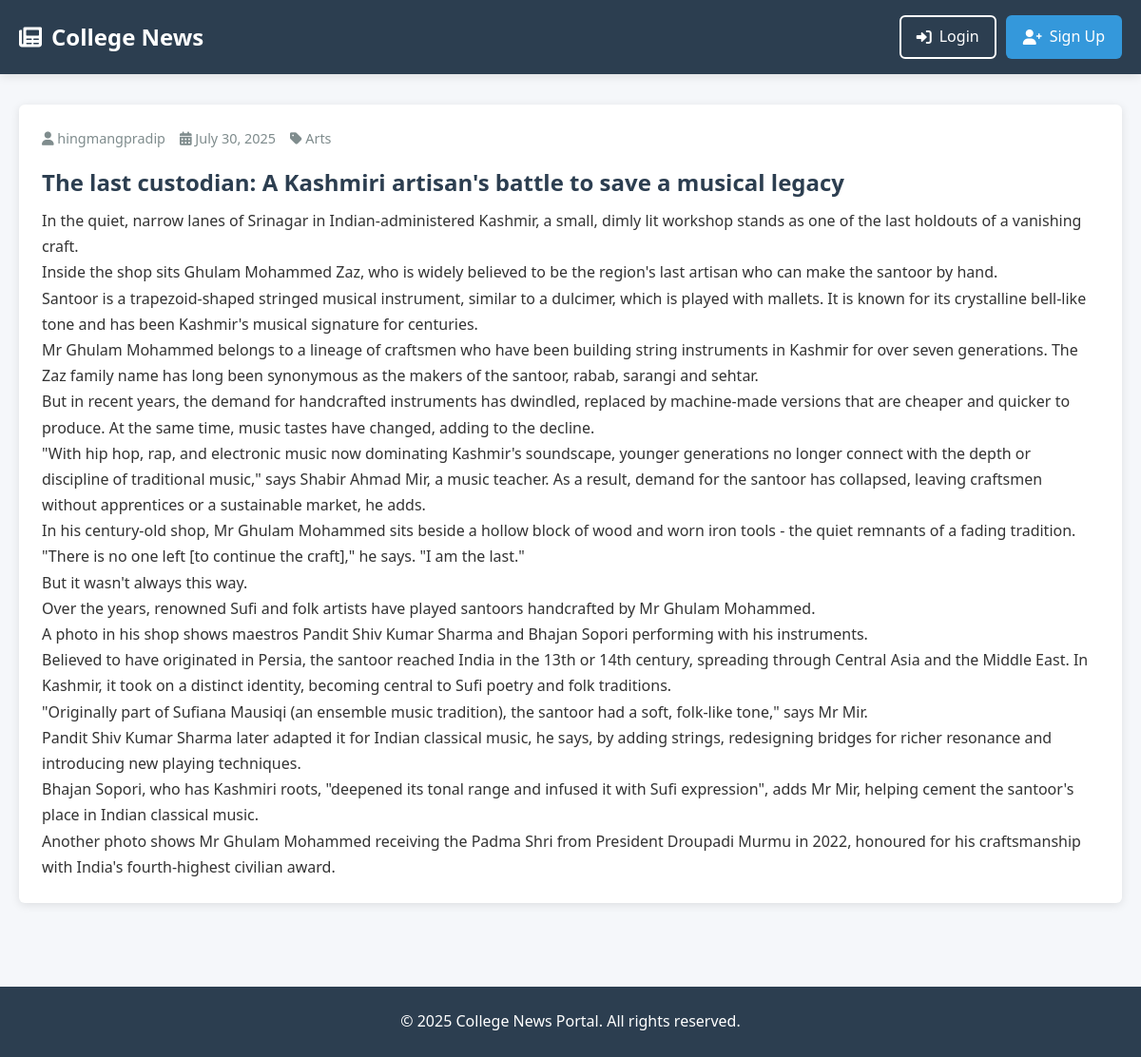
/article/28/, run on the app's committed database.
### news/models.py (models this page shows, shortened)
class Article(models.Model):
    title = models.CharField(max_length=200)
    content = models.TextField()
    category = models.ForeignKey(Category, on_delete=models.SET_NULL, null=True)
    author = models.ForeignKey(
        settings.AUTH_USER_MODEL,
        on_delete=models.CASCADE,
    )
    created_at = models.DateTimeField(auto_now_add=True)
    updated_at = models.DateTimeField(auto_now=True)

class Category(models.Model):
    name = models.CharField(max_length=100, unique=True)
    slug = models.SlugField(max_length=100, unique=True, blank=True) # Add this field

### users/models.py (models this page shows)
class CustomUser(AbstractUser):
    ROLE_CHOICES = (
        ('student', 'Student'),
        ('teacher', 'Teacher'),
    )
    role = models.CharField(max_length=10, choices=ROLE_CHOICES, default='student')

### news/views.py (the view)
# urls.py: path('article/<int:pk>/', ArticleDetailView.as_view(), name='article_detail'),
class ArticleDetailView(DetailView):
    model = Article
    template_name = 'news/article_detail.html'

### templates/news/article_detail.html (shortened to what this page needs)
{% extends 'base.html' %}
{% block content %}
<article class="article-card">
    <div class="article-meta">
        <span><i class="fas fa-user"></i> {{ object.author.username }}</span>
        <span><i class="fas fa-calendar-alt"></i> {{ object.created_at|date:"F d, Y" }}</span>
        <span><i class="fas fa-tag"></i> {{ object.category.name }}</span>
    </div>
    <h1 class="article-title">{{ object.title }}</h1>
    <div class="article-content">
        {{ object.content|linebreaks }}
    </div>
</article>
{% endblock %}

### static/css/style.css (style rules this page uses)
:root { --primary-color: #2c3e50; --primary-light: #3d566e; --secondary-color: #3498db; --accent-color: #e74c3c; --success-color: #27ae60; --warning-color: #f39c12; --light-color: #ecf0f1; --dark-color: #2c3e50; --text-color: #333; --text-light: #7f8c8d; --border-radius: 6px; --box-shadow: 0 2px 10px rgba(0, 0, 0, 0.1); --transition: all 0.3s ease; }
* { box-sizing: border-box; margin: 0; padding: 0; }
body { font-family: 'Segoe UI', Tahoma, Geneva, Verdana, sans-serif; line-height: 1.6; color: var(--text-color); background-color: #f5f7fa; display: flex; flex-direction: column; min-height: 100vh; }
.article-card { background: white; border-radius: var(--border-radius); box-shadow: var(--box-shadow); padding: 1.5rem; margin-bottom: 1.5rem; transition: var(--transition); }
.article-title { color: var(--primary-color); margin-bottom: 0.5rem; }
.article-meta { display: flex; gap: 15px; color: var(--text-light); font-size: 0.9rem; margin-bottom: 1rem; }
.article-content { line-height: 1.7; }

### data on the page
Article: author.username "hingmangpradip", created_at "July 30, 2025", category.name "Arts", title "The last custodian: A Kashmiri artisan's battle to save a musical legacy", content "In the quiet, narrow lanes of Srinagar in Indian-administered Kashmir, a small, dimly lit workshop stands as one of the last holdouts of a vanishing craft. Inside the shop sits Ghulam Mohammed Zaz, who is widely believed to be the region's last artisan who can make the santoor by hand. Santoor is a trapezoid-shaped stringed musical instrument, similar to a dulcimer, which is played with mallets. It is known for its crystalline bell-like tone and has been Kashmir's musical signature for centuries. Mr Ghulam Mohammed belongs to a lineage of craftsmen who have been building string instruments in Kashmir for over seven generations. The Zaz family name has long been synonymous as the makers of…"
